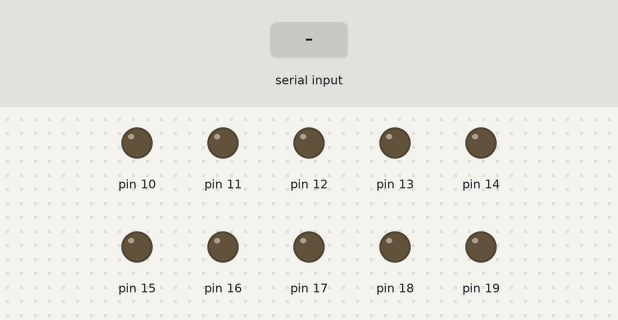
A sketch run on a simulated Arduino Uno, built with avr-gcc and run on an emulated ATmega328P. Parts: output pins drawn as LEDs (lit = HIGH). The test bench sets the inputs (shaded band). What the sketch prints to the serial monitor is not drawn.

Above: at 1.2 s.
1.3 s: byte 90 received over Serial
At 1.6 s:
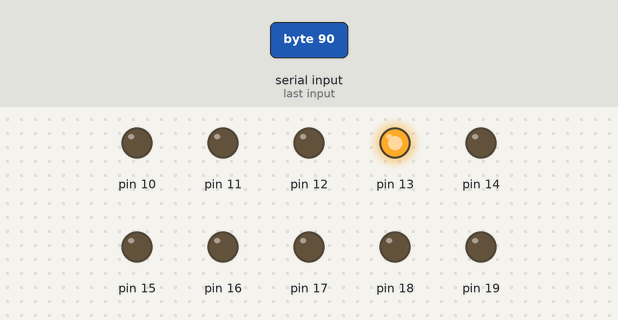
2.8 s: byte 30 received over Serial
At 4.0 s:
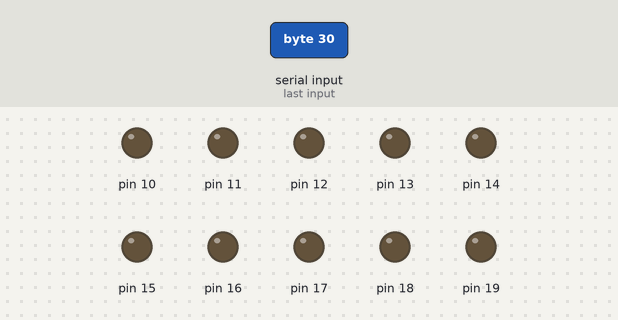
Timing chart, 0 to 5.8 s (numbered marks = the images above; inputs shaded):
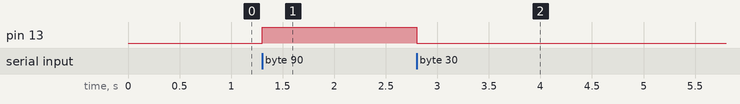

The sketch:

arduinoMegaLedControl_0.ino
```cpp
int ledPins[16];
int selectedPin = 1;

void setup() {
  Serial.begin(9600);

  for (int i = 0; i < 16; i++) {
    ledPins[i] = 10 + i;
    pinMode(ledPins[i], OUTPUT);
    Serial.println(ledPins[i]);
  }
  Serial.flush();
}

void loop() {
  while (Serial.available() > 0) {
    //selectedPin = (int)Serial.read();
    //selectedPin = (selectedPin + 1) % 16;
    /*
      int val = Serial.read();
      if (val == 1) {
      selectedPin = 1;
      } else {
      selectedPin = 0;
      }
    */

    for (int i = 0; i < 16; i++) {
      digitalWrite(ledPins[i], LOW);
    }

    int selectedPin = (int)Serial.read();
    digitalWrite(ledPins[selectedPin], HIGH);
    Serial.write(selectedPin);

  }


  //delay(100);
  //selectedPin = (selectedPin + 1) % 16;
}
```

Measured:
- after the input at 1.3 s, pin 13: LOW → HIGH at once
- after the input at 2.8 s, pin 13: HIGH → LOW at once
